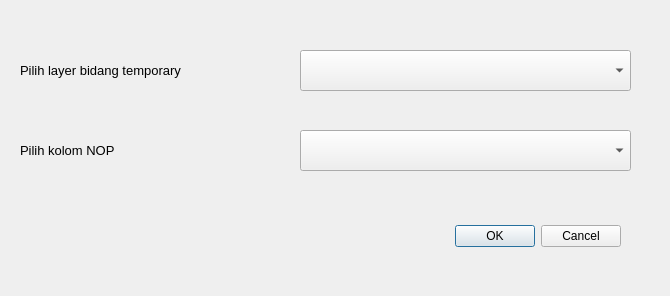
<?xml version="1.0" encoding="UTF-8"?>
<ui version="4.0">
 <class>importbidangDialogBase</class>
 <widget class="QDialog" name="importbidangDialogBase">
  <property name="geometry">
   <rect>
    <x>0</x>
    <y>0</y>
    <width>670</width>
    <height>296</height>
   </rect>
  </property>
  <property name="windowTitle">
   <string>Import Bidang</string>
  </property>
  <widget class="QDialogButtonBox" name="button_box">
   <property name="geometry">
    <rect>
     <x>280</x>
     <y>220</y>
     <width>341</width>
     <height>32</height>
    </rect>
   </property>
   <property name="orientation">
    <enum>Qt::Horizontal</enum>
   </property>
   <property name="standardButtons">
    <set>QDialogButtonBox::Cancel|QDialogButtonBox::Ok</set>
   </property>
  </widget>
  <widget class="QLabel" name="label">
   <property name="geometry">
    <rect>
     <x>20</x>
     <y>50</y>
     <width>251</width>
     <height>41</height>
    </rect>
   </property>
   <property name="font">
    <font>
     <family>Arial</family>
     <pointsize>10</pointsize>
    </font>
   </property>
   <property name="text">
    <string>Pilih layer bidang temporary</string>
   </property>
  </widget>
  <widget class="QLabel" name="label_2">
   <property name="geometry">
    <rect>
     <x>20</x>
     <y>130</y>
     <width>211</width>
     <height>41</height>
    </rect>
   </property>
   <property name="font">
    <font>
     <family>Arial</family>
     <pointsize>10</pointsize>
    </font>
   </property>
   <property name="text">
    <string>Pilih kolom NOP</string>
   </property>
  </widget>
  <widget class="QgsMapLayerComboBox" name="cboLayer">
   <property name="geometry">
    <rect>
     <x>300</x>
     <y>50</y>
     <width>331</width>
     <height>41</height>
    </rect>
   </property>
  </widget>
  <widget class="QgsFieldComboBox" name="cboField">
   <property name="geometry">
    <rect>
     <x>300</x>
     <y>130</y>
     <width>331</width>
     <height>41</height>
    </rect>
   </property>
  </widget>
 </widget>
 <customwidgets>
  <customwidget>
   <class>QgsFieldComboBox</class>
   <extends>QComboBox</extends>
   <header>qgsfieldcombobox.h</header>
  </customwidget>
  <customwidget>
   <class>QgsMapLayerComboBox</class>
   <extends>QComboBox</extends>
   <header>qgsmaplayercombobox.h</header>
  </customwidget>
 </customwidgets>
 <resources/>
 <connections>
  <connection>
   <sender>button_box</sender>
   <signal>accepted()</signal>
   <receiver>importbidangDialogBase</receiver>
   <slot>accept()</slot>
   <hints>
    <hint type="sourcelabel">
     <x>20</x>
     <y>20</y>
    </hint>
    <hint type="destinationlabel">
     <x>20</x>
     <y>20</y>
    </hint>
   </hints>
  </connection>
  <connection>
   <sender>button_box</sender>
   <signal>rejected()</signal>
   <receiver>importbidangDialogBase</receiver>
   <slot>reject()</slot>
   <hints>
    <hint type="sourcelabel">
     <x>20</x>
     <y>20</y>
    </hint>
    <hint type="destinationlabel">
     <x>20</x>
     <y>20</y>
    </hint>
   </hints>
  </connection>
 </connections>
</ui>
